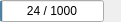
<?xml version="1.0" encoding="UTF-8"?>
<ui version="4.0">
 <class>ProgressWidget</class>
 <widget class="QWidget" name="ProgressWidget">
  <property name="geometry">
   <rect>
    <x>0</x>
    <y>0</y>
    <width>121</width>
    <height>20</height>
   </rect>
  </property>
  <layout class="QHBoxLayout" name="horizontalLayout">
   <property name="spacing">
    <number>5</number>
   </property>
   <property name="margin">
    <number>0</number>
   </property>
   <item>
    <widget class="QProgressBar" name="progressBar">
     <property name="maximum">
      <number>1000</number>
     </property>
     <property name="value">
      <number>24</number>
     </property>
     <property name="format">
      <string>%v / %m</string>
     </property>
    </widget>
   </item>
   <item>
    <widget class="QPushButton" name="stopButton">
     <property name="sizePolicy">
      <sizepolicy hsizetype="Fixed" vsizetype="Fixed">
       <horstretch>0</horstretch>
       <verstretch>0</verstretch>
      </sizepolicy>
     </property>
     <property name="maximumSize">
      <size>
       <width>12</width>
       <height>12</height>
      </size>
     </property>
     <property name="baseSize">
      <size>
       <width>12</width>
       <height>12</height>
      </size>
     </property>
     <property name="icon">
      <iconset theme="openscad-stopbutton"/>
     </property>
     <property name="iconSize">
      <size>
       <width>12</width>
       <height>12</height>
      </size>
     </property>
     <property name="flat">
      <bool>true</bool>
     </property>
    </widget>
   </item>
  </layout>
 </widget>
 <resources>
  <include location="../../resources/common.qrc"/>
 </resources>
 <connections/>
</ui>
